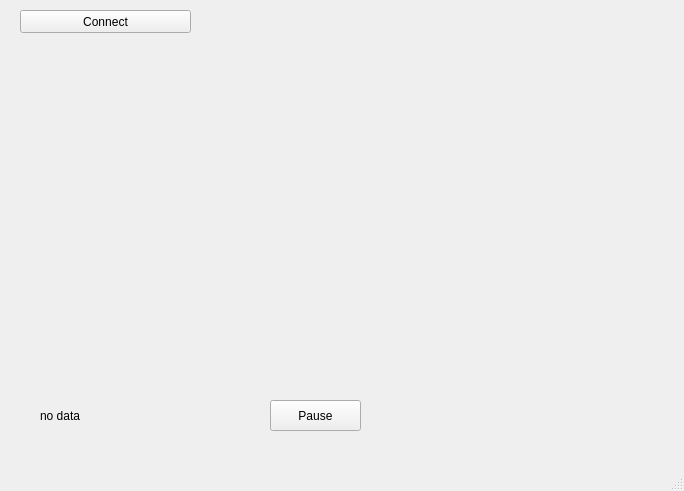
<?xml version="1.0" encoding="UTF-8"?>
<ui version="4.0">
 <class>MainWindow</class>
 <widget class="QMainWindow" name="MainWindow">
  <property name="windowModality">
   <enum>Qt::ApplicationModal</enum>
  </property>
  <property name="geometry">
   <rect>
    <x>0</x>
    <y>0</y>
    <width>684</width>
    <height>491</height>
   </rect>
  </property>
  <property name="windowTitle">
   <string>MainWindow</string>
  </property>
  <widget class="QWidget" name="centralwidget">
   <widget class="glView" name="widgetogl" native="true">
    <property name="geometry">
     <rect>
      <x>20</x>
      <y>40</y>
      <width>641</width>
      <height>351</height>
     </rect>
    </property>
   </widget>
   <widget class="QPushButton" name="pauseButton">
    <property name="geometry">
     <rect>
      <x>270</x>
      <y>400</y>
      <width>91</width>
      <height>31</height>
     </rect>
    </property>
    <property name="text">
     <string>Pause</string>
    </property>
   </widget>
   <widget class="QPushButton" name="connectButton">
    <property name="geometry">
     <rect>
      <x>20</x>
      <y>10</y>
      <width>171</width>
      <height>23</height>
     </rect>
    </property>
    <property name="text">
     <string>Сonnect</string>
    </property>
   </widget>
   <widget class="QLabel" name="label">
    <property name="geometry">
     <rect>
      <x>40</x>
      <y>406</y>
      <width>141</width>
      <height>20</height>
     </rect>
    </property>
    <property name="text">
     <string>no data</string>
    </property>
   </widget>
  </widget>
  <widget class="QMenuBar" name="menubar">
   <property name="geometry">
    <rect>
     <x>0</x>
     <y>0</y>
     <width>684</width>
     <height>21</height>
    </rect>
   </property>
  </widget>
  <widget class="QStatusBar" name="statusbar"/>
 </widget>
 <customwidgets>
  <customwidget>
   <class>glView</class>
   <extends>QWidget</extends>
   <header>glview.h</header>
   <container>1</container>
  </customwidget>
 </customwidgets>
 <resources/>
 <connections/>
</ui>
